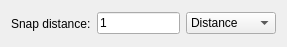
<?xml version="1.0" encoding="UTF-8"?>
<ui version="4.0">
 <class>SnapDistance</class>
 <widget class="QWidget" name="SnapDistanceManual">
  <property name="geometry">
   <rect>
    <x>0</x>
    <y>0</y>
    <width>287</width>
    <height>47</height>
   </rect>
  </property>
  <layout class="QHBoxLayout">
   <item>
    <widget class="QLabel" name="label">
     <property name="text">
      <string>Snap distance:</string>
     </property>
    </widget>
   </item>
   <item>
    <widget class="RMathLineEdit" name="Distance">
     <property name="sizePolicy">
      <sizepolicy hsizetype="Preferred" vsizetype="Fixed">
       <horstretch>0</horstretch>
       <verstretch>0</verstretch>
      </sizepolicy>
     </property>
     <property name="text">
      <string notr="true">1</string>
     </property>
     <property name="angle" stdset="0">
      <bool>false</bool>
     </property>
     <property name="defaultValue" stdset="0">
      <double>1.000000000000000</double>
     </property>
    </widget>
   </item>
   <item>
    <widget class="QComboBox" name="TypeCombo">
     <property name="sizePolicy">
      <sizepolicy hsizetype="Preferred" vsizetype="Fixed">
       <horstretch>0</horstretch>
       <verstretch>0</verstretch>
      </sizepolicy>
     </property>
     <property name="minimumSize">
      <size>
       <width>90</width>
       <height>0</height>
      </size>
     </property>
     <property name="maximumSize">
      <size>
       <width>85</width>
       <height>16777215</height>
      </size>
     </property>
     <property name="mouseTracking">
      <bool>true</bool>
     </property>
     <property name="editable">
      <bool>false</bool>
     </property>
     <property name="currentIndex">
      <number>0</number>
     </property>
     <property name="maxVisibleItems">
      <number>3</number>
     </property>
     <property name="maxCount">
      <number>3</number>
     </property>
     <property name="insertPolicy">
      <enum>QComboBox::NoInsert</enum>
     </property>
     <property name="sizeAdjustPolicy">
      <enum>QComboBox::AdjustToContents</enum>
     </property>
     <property name="minimumContentsLength">
      <number>3</number>
     </property>
     <item>
      <property name="text">
       <string>Distance</string>
      </property>
     </item>
     <item>
      <property name="text">
       <string>Percent</string>
      </property>
     </item>
     <item>
      <property name="text">
       <string>Fraction</string>
      </property>
     </item>
    </widget>
   </item>
  </layout>
 </widget>
 <customwidgets>
  <customwidget>
   <class>RMathLineEdit</class>
   <extends>QLineEdit</extends>
   <header>RMathLineEdit.h</header>
  </customwidget>
 </customwidgets>
 <resources/>
 <connections/>
 <buttongroups>
  <buttongroup name="buttonGroup">
   <property name="exclusive">
    <bool>true</bool>
   </property>
  </buttongroup>
 </buttongroups>
</ui>
